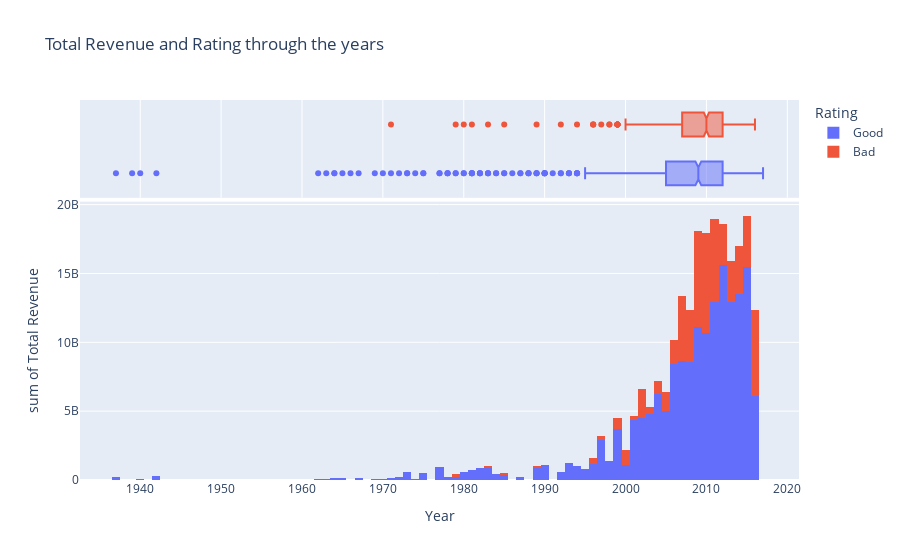

Write notebook code for a chart like this one.
### Code cell
new = new.dropna()
new['year'] = new['year'].astype(int)
# new = new[new['year']<2016]
fig = px.histogram(new, x="year", y="revenue",  color="rating", marginal="box",
                   labels={
                     "year": "Year",
                     "revenue": "Total Revenue",
                     "rating": "Rating"
                 },
                title="Total Revenue and Rating through the years")
fig.show()
new

### Figure 1 — Plotly figure (JSON) as saved in the notebook; plotly's stock layout.template omitted (floating-point values rounded to 4 significant figures; data arrays with more than 128 entries replaced by an {"elided": "..."} marker saying what was removed)
{"data": [{"alignmentgroup": "True", "bingroup": "x", "histfunc": "sum", "hovertemplate": "Rating=Good<br>Year=%{x}<br>sum of Total Revenue=%{y}<extra></extra>", "legendgroup": "Good", "marker": {"color": "#636efa", "pattern": {"shape": ""}}, "name": "Good", "offsetgroup": "Good", "orientation": "v", "showlegend": true, "type": "histogram", "x": {"elided": "915 int values"}, "xaxis": "x", "y": {"elided": "915 int values"}, "yaxis": "y"}, {"alignmentgroup": "True", "hovertemplate": "Rating=Good<br>Year=%{x}<extra></extra>", "legendgroup": "Good", "marker": {"color": "#636efa"}, "name": "Good", "notched": true, "offsetgroup": "Good", "showlegend": false, "type": "box", "x": {"elided": "915 int values"}, "xaxis": "x2", "yaxis": "y2"}, {"alignmentgroup": "True", "bingroup": "x", "histfunc": "sum", "hovertemplate": "Rating=Bad<br>Year=%{x}<br>sum of Total Revenue=%{y}<extra></extra>", "legendgroup": "Bad", "marker": {"color": "#EF553B", "pattern": {"shape": ""}}, "name": "Bad", "offsetgroup": "Bad", "orientation": "v", "showlegend": true, "type": "histogram", "x": {"elided": "573 int values"}, "xaxis": "x", "y": {"elided": "573 int values"}, "yaxis": "y"}, {"alignmentgroup": "True", "hovertemplate": "Rating=Bad<br>Year=%{x}<extra></extra>", "legendgroup": "Bad", "marker": {"color": "#EF553B"}, "name": "Bad", "notched": true, "offsetgroup": "Bad", "showlegend": false, "type": "box", "x": {"elided": "573 int values"}, "xaxis": "x2", "yaxis": "y2"}], "layout": {"barmode": "relative", "legend": {"title": {"text": "Rating"}, "tracegroupgap": 0}, "title": {"text": "Total Revenue and Rating through the years"}, "xaxis": {"anchor": "y", "domain": [0, 1], "title": {"text": "Year"}}, "xaxis2": {"anchor": "y2", "domain": [0, 1], "matches": "x", "showgrid": true, "showticklabels": false}, "yaxis": {"anchor": "x", "domain": [0, 0.7326], "title": {"text": "sum of Total Revenue"}}, "yaxis2": {"anchor": "x2", "domain": [0.7426, 1], "matches": "y2", "showgrid": false, "showline": false, "showticklabels": false, "ticks": ""}}}
